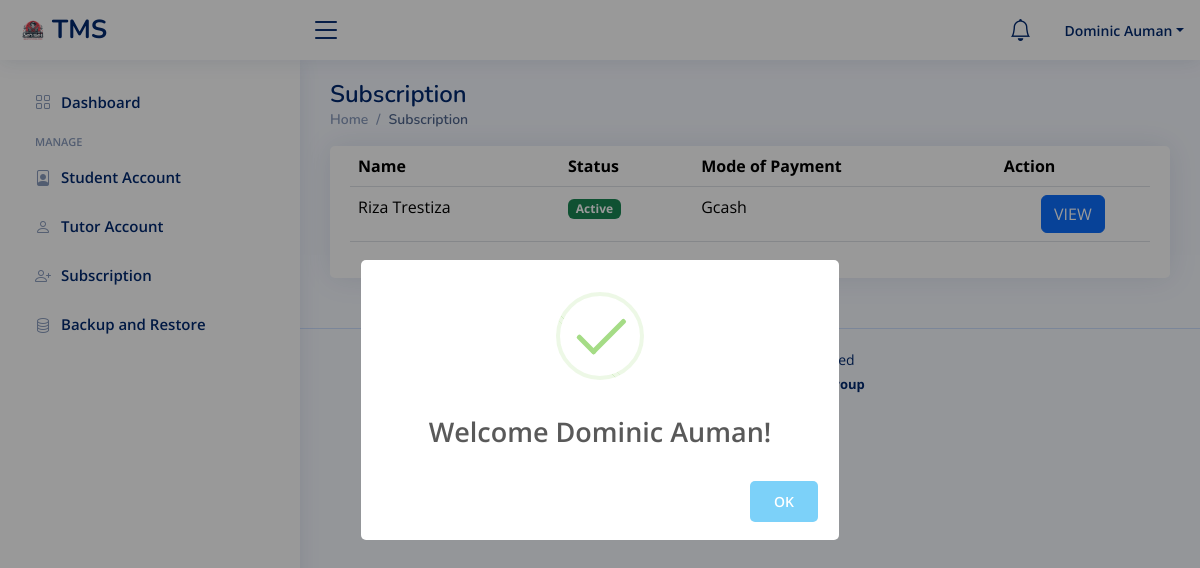
/admin/subscription.php (signed in), run on an earlier commit of the app's database.
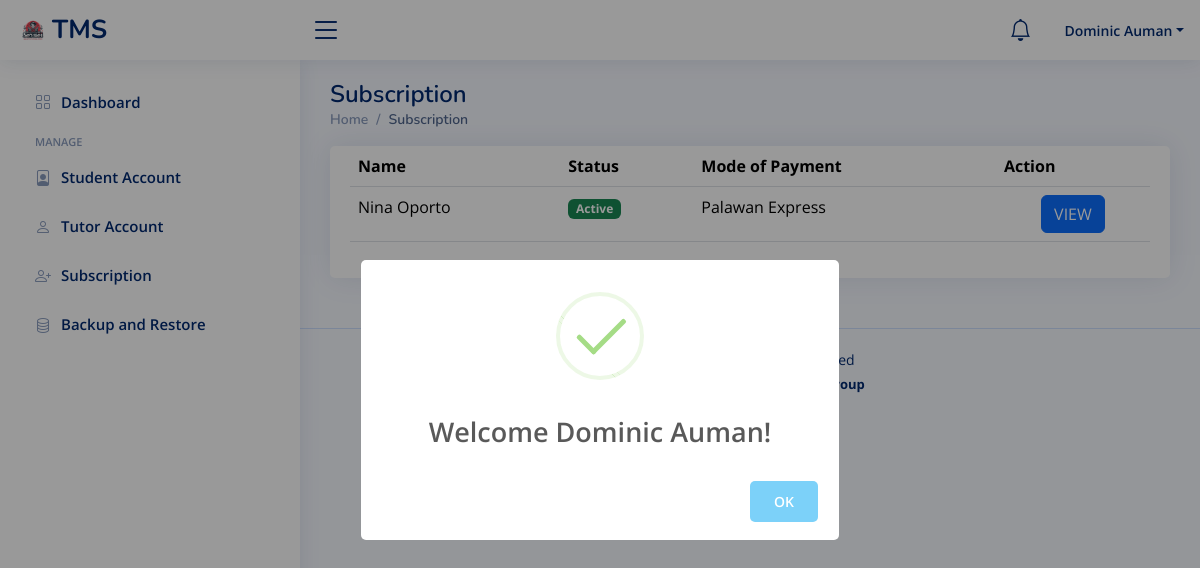
And on a later commit of the database.
### tables this page shows
CREATE TABLE `subscriptions` (
  `id` int(11) NOT NULL AUTO_INCREMENT,
  `user_id` int(11) NOT NULL,
  `subscription_type` enum('Monthly','Yearly') NOT NULL,
  `status` varchar(255) NOT NULL DEFAULT 'Pending',
  `approved_date` timestamp NOT NULL DEFAULT current_timestamp() ON UPDATE current_timestamp(),
  `expiration_date` timestamp GENERATED ALWAYS AS (case when `subscription_type` = 'monthly' then `approved_date` + interval 1 month when `subscription_type` = 'yearly' then `approved_date` + interval 1 year else NULL end) STORED,
  `reference` varchar(255) NOT NULL,
  `modeofpayment` varchar(255) NOT NULL,
  `receipt` longblob DEFAULT NULL,
  `stamp` timestamp NOT NULL DEFAULT current_timestamp(),
  PRIMARY KEY (`id`),
  KEY `user_id` (`user_id`),
  CONSTRAINT `subscriptions_ibfk_1` FOREIGN KEY (`user_id`) REFERENCES `tutor` (`user_id`) ON DELETE CASCADE ON UPDATE NO ACTION
);

CREATE TABLE `tutor` (
  `user_id` int(11) NOT NULL AUTO_INCREMENT,
  `email` varchar(255) NOT NULL,
  `password` varchar(255) NOT NULL,
  `firstname` varchar(255) NOT NULL,
  `middlename` varchar(255) NOT NULL,
  `lastname` varchar(255) NOT NULL,
  `suffix` varchar(255) NOT NULL,
  `phone_number` varchar(255) NOT NULL,
  `gender` varchar(255) NOT NULL,
  `barangay` varchar(255) NOT NULL,
  `municipality` varchar(255) NOT NULL,
  `zipcode` varchar(255) NOT NULL,
  `aboutme` longtext NOT NULL,
  `skills` varchar(255) NOT NULL,
  `educational` varchar(255) NOT NULL,
  `resume_file_path` varchar(255) NOT NULL,
  `profile_picture` longblob NOT NULL,
  `otp` varchar(255) NOT NULL,
  `timestamp` timestamp NOT NULL DEFAULT current_timestamp() ON UPDATE current_timestamp(),
  PRIMARY KEY (`user_id`)
);

### admin/subscription.php (the view, shortened to what this page needs)
<?php
 include("./include/header.php");
 include("./include/topbar.php");
 include("./include/sidebar.php");
?>
<div class="pagetitle">
      <h1>Subscription</h1>
      <nav>
        <ol class="breadcrumb">
          <li class="breadcrumb-item"><a href="index.php">Home</a></li>
          <li class="breadcrumb-item active">Subscription</li>
        </ol>
      </nav>
    </div>
    <section class="section">
      <div class="row">
        <div class="col-lg-12">
          <div class="card">
            <div class="card-body">
              <table class="table datatable">
                <thead>
                  <tr>
                    <th scope="col">Name</th>
                    <th scope="col">Status</th>
                    <th scope="col">Mode of Payment</th>
                    <th scope="col">Action</th>
                  </tr>
                </thead>
                <tbody>
                        <?php
                        $query = "SELECT
                        tutor.firstname,
                        tutor.middlename,
                        tutor.lastname,
                        tutor.user_id,
                        subscriptions.`status`,
                        subscriptions.modeofpayment
                      FROM
                        subscriptions
                        INNER JOIN
                        tutor
                        ON
                          subscriptions.user_id = tutor.user_id
                      ORDER BY
                        subscriptions.stamp DESC";
                        $query_run = mysqli_query($con, $query);
                        if (mysqli_num_rows($query_run) > 0) {
                            foreach ($query_run as $row) {
                        ?>
                                <tr>
                                    <td><?= $row['firstname']; ?> <?= $row['lastname']; ?></td>
                                    <?php
                  $status = $row['status'];
                  $badge_class = '';
                  switch ($status) {
                      case 'Active':
                          $badge_class = 'bg-success';
                          break;
                  }
                  ?>
                  <td><span class="badge <?= $badge_class; ?>"><?= $status; ?></span></td>
                                    <td><?= $row['modeofpayment']; ?></td>
                                    <td class="text-center">
                                    <a type="button" class="btn btn-primary" href="subscription_view.php?id=<?=$row['user_id'];?>">VIEW</a>
                                    </td>
                                </tr>
                        <?php
                            }
                        } else {
                        ?>
                            <tr>
                                <td colspan="4">No Record Found</td>
                            </tr>
                        <?php
                        }
                        ?>
                    </tbody>
              </table>
            </div>
          </div>
        </div>
      </div>
    </section>
<?php
 include("./include/footer.php");
?>

What changed in the data, as far as the page shows it:
changed subscriptions "Active": user.firstname "Riza" → "Nina"; user.lastname "Trestiza" → "Oporto"; modeofpayment "Gcash" → "Palawan Express"
